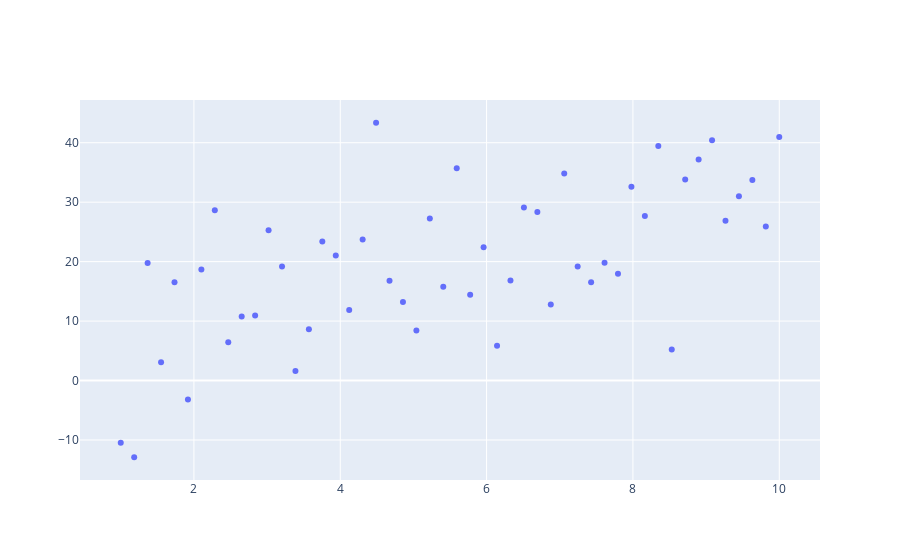

Notebook code for this chart:
### Code cell
fig = go.Figure(data=go.Scatter(x=x, y=y,mode='markers'))
fig.show()
